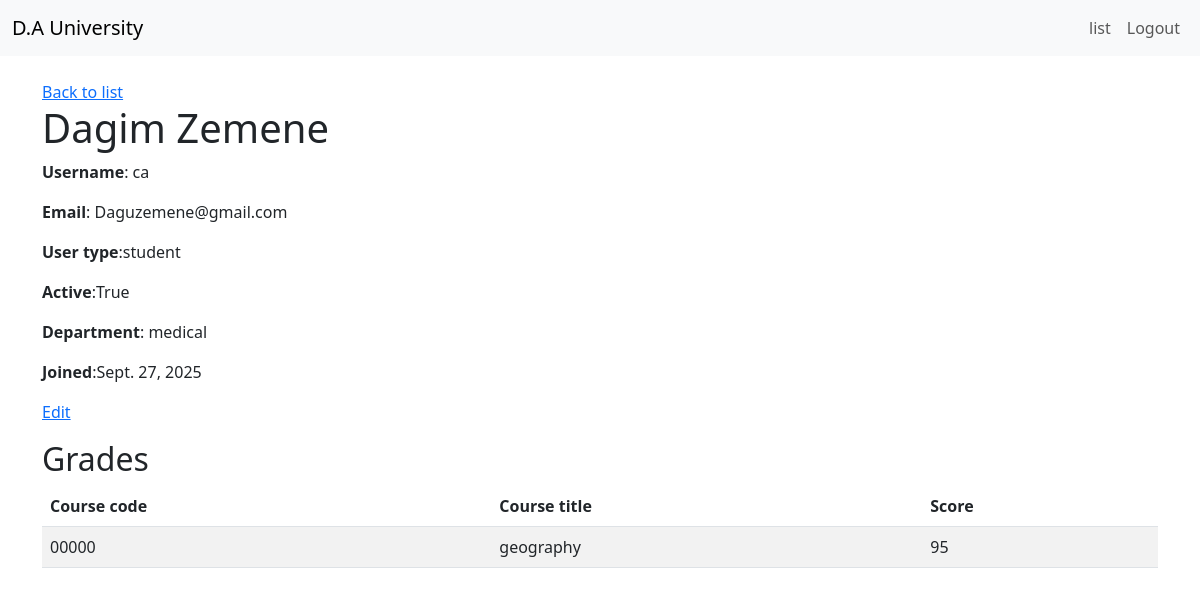
Screenshot of /students/3/ (signed in) with the database file from the repository.
### accounts/models.py (models this page shows, shortened)
class Student_user(models.Model):
    user = models.OneToOneField(User, on_delete=models.CASCADE)
    department = models.CharField(max_length=100)
    date_joined = models.DateField(auto_now_add=True,)

class User(AbstractUser):
    USER_TYPES =(
        ('admin', 'Admin'),
        ('staff', 'Staff'),
        ('student', 'Student'),
    )
    user_type = models.CharField(max_length=50, choices=USER_TYPES)
    full_name = models.CharField(max_length=100, null=True)
    registration_Date = models.DateField(auto_now_add=True)

### Courses/models.py (models this page shows, shortened)
class Grade(models.Model):
    student = models.ForeignKey(Student_user, on_delete=models.CASCADE, related_name='grades')
    course = models.ForeignKey(Course, on_delete=models.CASCADE, related_name='grades')
    score = models.PositiveIntegerField()

class Course(models.Model):
    code = models.CharField(max_length=20, unique=True)
    title = models.CharField(max_length=100)
    course = models.CharField(max_length=50, unique=True)
    department = models.CharField(max_length=100, blank=True)
    instructor = models.ForeignKey(Staff_user, on_delete=models.SET_NULL, null=True, blank=True, related_name='courses')

### accounts/views.py (the view)
# urls.py: path('students/<int:user_id>/', student_detail_view, name='student-detail-page'),
def student_detail_view(request, user_id: int):
    if not request.user.is_authenticated:
        return redirect("login")
    if request.user.user_type not in ("admin", "staff"):
        messages.error(request, "You are not authorized to view this page.")
        return redirect("home")
    student = get_object_or_404(
        Student_user.objects.select_related("user"),
        user_id=user_id,
    )
    grades = (
        Grade.objects
        .select_related("course", "student__user")
        .filter(student=student)
        .order_by("course_id")
    )
    context = {
        "student": student,
        "grades": grades,
    }
    return render(request, "accounts/student_detail.html", context)

### accounts/Templates/accounts/student_detail.html
{% extends "accounts/base.html" %}
{% block content %}
<a href="{% url 'students-list-page' %}">Back to list</a>
<h1>{{ student.user.full_name }}</h1>
    <p><strong>Username</strong>: {{ student.user.username }}</p>
    <p><strong>Email</strong>: {{ student.user.email }}</p>
    <p><strong>User type</strong>:{{ student.user.user_type }}</p>
    <p><strong>Active</strong>:{{ student.user.is_active }}</p>
    <p><strong>Department</strong>: {{ student.department }}</p>
    <p><strong>Joined</strong>:{{ student.date_joined }}</p>
<p><a href="{% url 'student-edit-page' user_id=student.user_id %}">Edit</a></p>
<h2>Grades</h2>
{% if grades %}
  <table class="table table-striped">
    <thead>
      <tr>
        <th>Course code</th>
        <th>Course title</th>
        <th>Score</th>
      </tr>
    </thead>
    <tbody>
      {% for g in grades %}
        <tr>
            <td>{{ g.course.code }}</td>
            <td>{{ g.course.title }}</td>
            <td>{{ g.score }}</td>
        </tr>
      {% endfor %}
    </tbody>
  </table>
{% else %}
  <p>No grades yet.</p>
{% endif %}
{% endblock %}

### accounts/Templates/accounts/base.html (style rules this page uses)
body { background-color: #a7a7a7; }

### rows the page displays
Student_user: user.full_name "Dagim Zemene", user.username "ca", user.email "Daguzemene@gmail.com", user.user_type "student", user.is_active "True", department "medical", date_joined "Sept. 27, 2025"
Grade: course.code "00000", course "geography", score "95"
